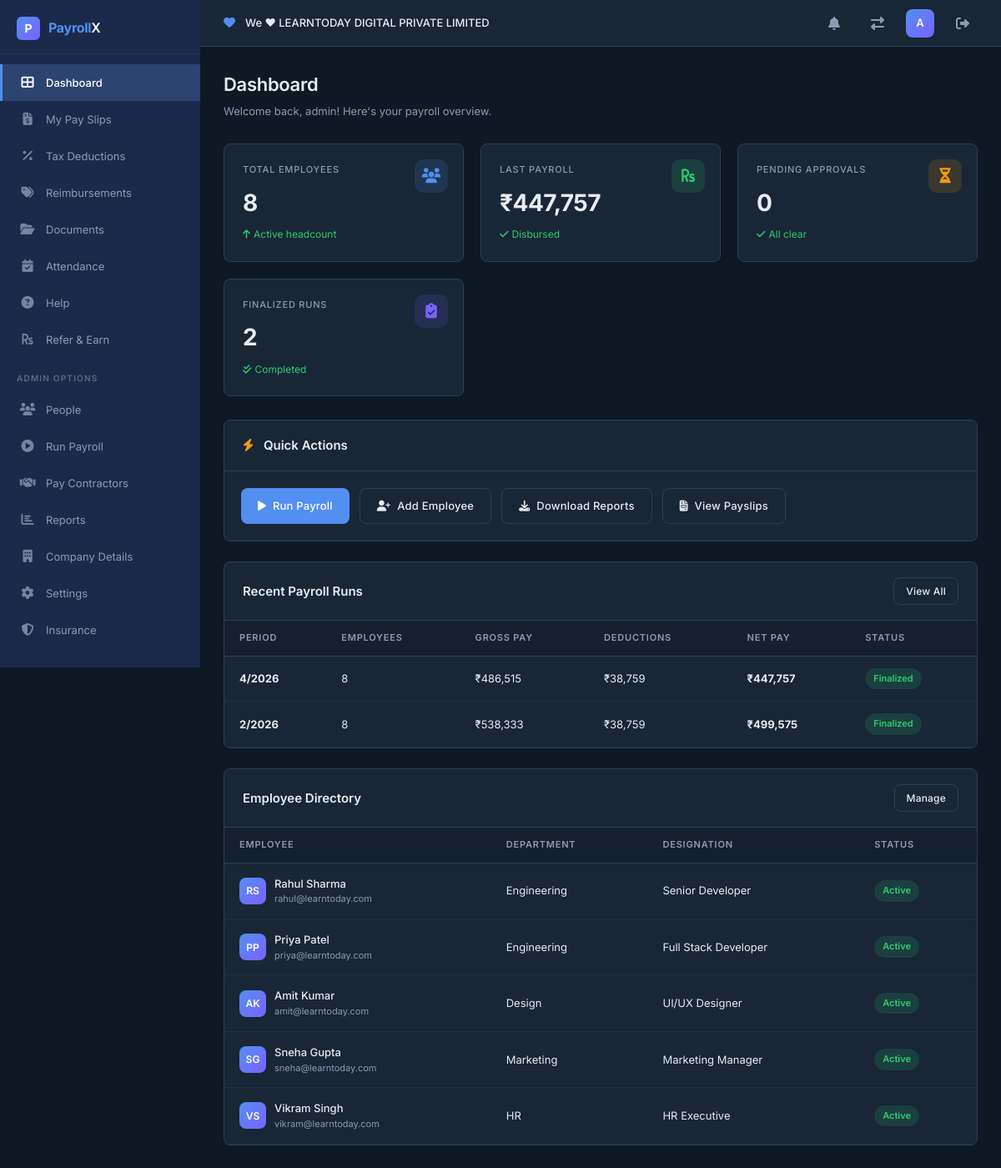
The app's page /dashboard (signed in) with its own data.
### src/models.py (models this page shows, shortened)
class Organization(db.Model):
    __tablename__ = 'organizations'
    org_id = db.Column(db.Integer, primary_key=True)
    name = db.Column(db.String(200), unique=True, nullable=False)
    created_at = db.Column(db.DateTime, default=datetime.utcnow)
    users = db.relationship('User', backref='organization', lazy=True)
    employees = db.relationship('Employee', backref='organization', lazy=True)
    payroll_runs = db.relationship('PayrollRun', backref='organization', lazy=True)

class User(UserMixin, db.Model):
    __tablename__ = 'users'
    id = db.Column(db.Integer, primary_key=True)
    username = db.Column(db.String(80), unique=True, nullable=False)
    email = db.Column(db.String(120), unique=True, nullable=False)
    password_hash = db.Column(db.String(256), nullable=False)
    role = db.Column(db.String(20), default='employee')  # employee, hr_admin, finance
    created_at = db.Column(db.DateTime, default=datetime.utcnow)
    org_id = db.Column(db.Integer, db.ForeignKey('organizations.org_id'), nullable=True)

class PayrollRun(db.Model):
    __tablename__ = 'payroll_runs'
    run_id = db.Column(db.Integer, primary_key=True)
    month = db.Column(db.Integer, nullable=False)
    year = db.Column(db.Integer, nullable=False)
    status = db.Column(db.String(20), default='draft')  # draft, pending, approved, finalized
    org_id = db.Column(db.Integer, db.ForeignKey('organizations.org_id'), nullable=True)
    created_by = db.Column(db.Integer, db.ForeignKey('users.id'))
    approver_id = db.Column(db.Integer, db.ForeignKey('users.id'), nullable=True)
    total_gross = db.Column(db.Float, default=0)
    total_deductions = db.Column(db.Float, default=0)
    total_net = db.Column(db.Float, default=0)
    employee_count = db.Column(db.Integer, default=0)
    created_at = db.Column(db.DateTime, default=datetime.utcnow)
    finalized_at = db.Column(db.DateTime, nullable=True)
    payslips = db.relationship('Payslip', backref='payroll_run', lazy=True)

class Employee(db.Model):
    __tablename__ = 'employees'
    emp_id = db.Column(db.Integer, primary_key=True)
    user_id = db.Column(db.Integer, db.ForeignKey('users.id'), nullable=True)
    first_name = db.Column(db.String(80), nullable=False)
    last_name = db.Column(db.String(80), nullable=False)
    email = db.Column(db.String(120), nullable=False)
    phone = db.Column(db.String(15))
    pan_number = db.Column(db.String(10))
    aadhaar_number = db.Column(db.String(12))
    bank_account = db.Column(db.String(20))
    bank_ifsc = db.Column(db.String(11))
    bank_name = db.Column(db.String(100))
    department = db.Column(db.String(80))
    designation = db.Column(db.String(80))
    date_of_joining = db.Column(db.Date, default=date.today)
    date_of_exit = db.Column(db.Date, nullable=True)
    status = db.Column(db.String(20), default='active')  # active, inactive, exited
    org_id = db.Column(db.Integer, db.ForeignKey('organizations.org_id'), nullable=True)
    created_at = db.Column(db.DateTime, default=datetime.utcnow)
    salary_structures = db.relationship('SalaryStructure', backref='employee', lazy=True)
    attendance_logs = db.relationship('AttendanceLog', backref='employee', lazy=True)
    payslips = db.relationship('Payslip', backref='employee', lazy=True)
    tax_declaration = db.relationship('TaxDeclaration', backref='employee', uselist=False)
    @property
    def full_name(self):
        return f"{self.first_name} {self.last_name}"

### src/app.py (the view)
@app.route('/dashboard')
@login_required
def dashboard():
    if current_user.role == 'employee':
        emp = get_employee_for_current_user()
        recent_slips = Payslip.query.filter_by(emp_id=emp.emp_id).order_by(Payslip.year.desc(), Payslip.month.desc()).limit(5).all() if emp else []
        return render_template('dashboard.html', employee=emp, recent_slips=recent_slips, role='employee')
    employees = Employee.query.filter_by(status='active', org_id=current_user.org_id).all()
    recent_runs = PayrollRun.query.filter_by(org_id=current_user.org_id).order_by(PayrollRun.created_at.desc()).limit(5).all()
    total_employees = len(employees)
    pending_runs = PayrollRun.query.filter_by(status='pending', org_id=current_user.org_id).count()
    finalized_runs = PayrollRun.query.filter_by(status='finalized', org_id=current_user.org_id).count()
    latest_run = PayrollRun.query.filter_by(status='finalized', org_id=current_user.org_id).order_by(PayrollRun.created_at.desc()).first()
    total_payroll = latest_run.total_net if latest_run else 0
    return render_template('dashboard.html',
                           total_employees=total_employees,
                           pending_runs=pending_runs,
                           finalized_runs=finalized_runs,
                           total_payroll=total_payroll,
                           recent_runs=recent_runs,
                           employees=employees, role='admin')

### src/app.py (called while the page is built)
@login_manager.user_loader
def load_user(user_id):
    return User.query.get(int(user_id))

@app.before_request
def initialize_database():
    global _db_initialized
    if not _db_initialized:
        db.create_all()
        seed_database()
        _db_initialized = True

### templates/dashboard.html (shortened to what this page needs)
{% extends "base.html" %}
{% block content %}
<div class="page-header">
    <h1>Dashboard</h1>
    <p>Welcome back, {{ current_user.username }}! Here's your payroll overview.</p>
</div>
{% if role != 'employee' %}
<div class="stats-grid">
    <div class="stat-card animate-in">
        <div class="stat-label">Total Employees</div>
        <div class="stat-value">{{ total_employees }}</div>
        <div class="stat-change positive"><i class="fas fa-arrow-up"></i> Active headcount</div>
        <div class="stat-icon blue"><i class="fas fa-users"></i></div>
    </div>
    <div class="stat-card animate-in">
        <div class="stat-label">Last Payroll</div>
        <div class="stat-value">₹{{ "{:,.0f}".format(total_payroll) }}</div>
        <div class="stat-change positive"><i class="fas fa-check"></i> Disbursed</div>
        <div class="stat-icon green"><i class="fas fa-rupee-sign"></i></div>
    </div>
    <div class="stat-card animate-in">
        <div class="stat-label">Pending Approvals</div>
        <div class="stat-value">{{ pending_runs }}</div>
        <div class="stat-change {% if pending_runs > 0 %}negative{% else %}positive{% endif %}">
            {% if pending_runs > 0 %}<i class="fas fa-clock"></i> Needs attention{% else %}<i class="fas fa-check"></i> All clear{% endif %}
        </div>
        <div class="stat-icon orange"><i class="fas fa-hourglass-half"></i></div>
    </div>
    <div class="stat-card animate-in">
        <div class="stat-label">Finalized Runs</div>
        <div class="stat-value">{{ finalized_runs }}</div>
        <div class="stat-change positive"><i class="fas fa-check-double"></i> Completed</div>
        <div class="stat-icon purple"><i class="fas fa-clipboard-check"></i></div>
    </div>
</div>
<div class="data-card animate-in">
    <div class="data-card-header">
        <h2><i class="fas fa-bolt" style="color:var(--warning);margin-right:8px;"></i> Quick Actions</h2>
    </div>
    <div style="padding: 20px; display: flex; gap: 12px; flex-wrap: wrap;">
        <a href="{{ url_for('run_payroll') }}" class="btn btn-primary"><i class="fas fa-play"></i> Run Payroll</a>
        <a href="{{ url_for('people') }}" class="btn btn-outline"><i class="fas fa-user-plus"></i> Add Employee</a>
        <a href="{{ url_for('reports') }}" class="btn btn-outline"><i class="fas fa-download"></i> Download Reports</a>
        <a href="{{ url_for('payslips') }}" class="btn btn-outline"><i class="fas fa-file-invoice"></i> View Payslips</a>
    </div>
</div>
<div class="data-card animate-in">
    <div class="data-card-header">
        <h2>Recent Payroll Runs</h2>
        <a href="{{ url_for('run_payroll') }}" class="btn btn-outline btn-sm">View All</a>
    </div>
    {% if recent_runs %}
    <table class="data-table">
        <thead>
            <tr>
                <th>Period</th>
                <th>Employees</th>
                <th>Gross Pay</th>
                <th>Deductions</th>
                <th>Net Pay</th>
                <th>Status</th>
            </tr>
        </thead>
        <tbody>
            {% for run in recent_runs %}
            <tr>
                <td><strong>{{ run.month }}/{{ run.year }}</strong></td>
                <td>{{ run.employee_count }}</td>
                <td>₹{{ "{:,.0f}".format(run.total_gross) }}</td>
                <td>₹{{ "{:,.0f}".format(run.total_deductions) }}</td>
                <td><strong>₹{{ "{:,.0f}".format(run.total_net) }}</strong></td>
                <td><span class="status-badge {{ run.status }}">{{ run.status }}</span></td>
            </tr>
            {% endfor %}
        </tbody>
    </table>
    {% else %}
    <div class="empty-state">
        <div class="empty-icon"><i class="fas fa-play-circle"></i></div>
        <h3>No Payroll Runs Yet</h3>
        <p>Run your first payroll to see results here.</p>
    </div>
    {% endif %}
</div>
<div class="data-card animate-in">
    <div class="data-card-header">
        <h2>Employee Directory</h2>
        <a href="{{ url_for('people') }}" class="btn btn-outline btn-sm">Manage</a>
    </div>
    {% if employees %}
    <table class="data-table">
        <thead>
            <tr>
                <th>Employee</th>
                <th>Department</th>
                <th>Designation</th>
                <th>Status</th>
            </tr>
        </thead>
        <tbody>
            {% for emp in employees[:5] %}
            <tr>
                <td>
                    <div class="emp-info">
                        <div class="emp-avatar">{{ emp.first_name[0] }}{{ emp.last_name[0] }}</div>
                        <div>
                            <div class="emp-name">{{ emp.full_name }}</div>
                            <div class="emp-email">{{ emp.email }}</div>
                        </div>
                    </div>
                </td>
                <td>{{ emp.department }}</td>
                <td>{{ emp.designation }}</td>
                <td><span class="status-badge {{ emp.status }}">{{ emp.status }}</span></td>
            </tr>
            {% endfor %}
        </tbody>
    </table>
    {% endif %}
</div>
{% endif %}
{% endblock %}

### templates/base.html (shortened to what this page needs)
<!DOCTYPE html>
<html lang="en">
<head>
    <link rel="stylesheet" href="{{ url_for('static', filename='css/style.css') }}">
    <link rel="stylesheet" href="https://cdnjs.cloudflare.com/ajax/libs/font-awesome/6.5.1/css/all.min.css">
</head>
<body>
    {% if current_user.is_authenticated %}
    <aside class="sidebar" id="sidebar">
        <div class="sidebar-logo">
            <div class="logo-icon">P</div>
            <div class="logo-text"><span>Payroll</span>X</div>
        </div>
        <nav class="sidebar-nav">
            <a href="{{ url_for('dashboard') }}" class="nav-item {% if request.endpoint == 'dashboard' %}active{% endif %}">
                <span class="nav-icon"><i class="fas fa-th-large"></i></span> Dashboard
            </a>
            <a href="{{ url_for('payslips') }}" class="nav-item {% if request.endpoint == 'payslips' %}active{% endif %}">
                <span class="nav-icon"><i class="fas fa-file-invoice-dollar"></i></span> My Pay Slips
            </a>
            <a href="{{ url_for('tax_deductions') }}" class="nav-item {% if request.endpoint == 'tax_deductions' %}active{% endif %}">
                <span class="nav-icon"><i class="fas fa-percentage"></i></span> Tax Deductions
            </a>
            <a href="{{ url_for('reimbursements') }}" class="nav-item {% if request.endpoint == 'reimbursements' %}active{% endif %}">
                <span class="nav-icon"><i class="fas fa-tags"></i></span> Reimbursements
            </a>
            <a href="{{ url_for('documents') }}" class="nav-item {% if request.endpoint == 'documents' %}active{% endif %}">
                <span class="nav-icon"><i class="fas fa-folder-open"></i></span> Documents
            </a>
            <a href="{{ url_for('attendance') }}" class="nav-item {% if request.endpoint == 'attendance' %}active{% endif %}">
                <span class="nav-icon"><i class="fas fa-calendar-check"></i></span> Attendance
            </a>
            <a href="{{ url_for('help_page') }}" class="nav-item {% if request.endpoint == 'help_page' %}active{% endif %}">
                <span class="nav-icon"><i class="fas fa-question-circle"></i></span> Help
            </a>
            <a href="{{ url_for('refer_earn') }}" class="nav-item {% if request.endpoint == 'refer_earn' %}active{% endif %}">
                <span class="nav-icon"><i class="fas fa-rupee-sign"></i></span> Refer & Earn
            </a>
            {% if current_user.role != 'employee' %}
            <div class="nav-section-label">Admin Options</div>
            <a href="{{ url_for('people') }}" class="nav-item {% if request.endpoint == 'people' %}active{% endif %}">
                <span class="nav-icon"><i class="fas fa-users"></i></span> People
            </a>
            <a href="{{ url_for('run_payroll') }}" class="nav-item {% if request.endpoint == 'run_payroll' %}active{% endif %}">
                <span class="nav-icon"><i class="fas fa-play-circle"></i></span> Run Payroll
            </a>
            <a href="{{ url_for('pay_contractors') }}" class="nav-item {% if request.endpoint == 'pay_contractors' %}active{% endif %}">
                <span class="nav-icon"><i class="fas fa-handshake"></i></span> Pay Contractors
            </a>
            <a href="{{ url_for('reports') }}" class="nav-item {% if request.endpoint == 'reports' %}active{% endif %}">
                <span class="nav-icon"><i class="fas fa-chart-bar"></i></span> Reports
            </a>
            <a href="{{ url_for('company_details') }}" class="nav-item {% if request.endpoint == 'company_details' %}active{% endif %}">
                <span class="nav-icon"><i class="fas fa-building"></i></span> Company Details
            </a>
            <a href="{{ url_for('settings') }}" class="nav-item {% if request.endpoint == 'settings' %}active{% endif %}">
                <span class="nav-icon"><i class="fas fa-cog"></i></span> Settings
            </a>
            <a href="{{ url_for('insurance') }}" class="nav-item {% if request.endpoint == 'insurance' %}active{% endif %}">
                <span class="nav-icon"><i class="fas fa-shield-alt"></i></span> Insurance
            </a>
            {% endif %}
        </nav>
    </aside>
    <header class="top-bar">
        <div class="top-bar-left">
            <span class="org-heart"><i class="fas fa-heart"></i></span>
            <span class="org-name">We ♥ {{ current_user.organization.name if current_user.organization else 'My Organization' }}</span>
        </div>
        <div class="top-bar-right">
            <div class="notification-bell"><i class="fas fa-bell"></i></div>
            <a href="{{ url_for('choose_organization') }}" class="notification-bell"><i class="fas fa-exchange-alt"></i></a>
            <div class="profile-avatar" title="{{ current_user.username }}">
                {{ current_user.username[0]|upper }}
            </div>
            <a href="{{ url_for('logout') }}" class="notification-bell" title="Logout"><i class="fas fa-sign-out-alt"></i></a>
        </div>
    </header>
    <main class="main-content">
        {% block content %}{% endblock %}
    </main>
    {% else %}
        {% block public_content %}{% endblock %}
    {% endif %}
</body>
</html>

### records on screen
Organization: organization "LEARNTODAY DIGITAL PRIVATE LIMITED"
User: username "A", username "admin"
PayrollRun: total_net "447,757", month "4", year "2026", employee_count "8", total_gross "486,515", total_deductions "38,759", status "Finalized"
PayrollRun: month "2", year "2026", employee_count "8", total_gross "538,333", total_deductions "38,759", total_net "499,575", status "Finalized"
Employee: first_name "R", last_name "S", full_name "Rahul Sharma", email "rahul@learntoday.com", department "Engineering", designation "Senior Developer", status "Active"
Employee: first_name "P", last_name "P", full_name "Priya Patel", email "priya@learntoday.com", department "Engineering", designation "Full Stack Developer", status "Active"
Employee: first_name "A", last_name "K", full_name "Amit Kumar", email "amit@learntoday.com", department "Design", designation "UI/UX Designer", status "Active"
Employee: first_name "S", last_name "G", full_name "Sneha Gupta", email "sneha@learntoday.com", department "Marketing", designation "Marketing Manager", status "Active"
Employee: first_name "V", last_name "S", full_name "Vikram Singh", email "vikram@learntoday.com", department "HR", designation "HR Executive", status "Active"

### other values on screen
{{ total_employees }} "8"
{{ pending_runs }} "0"
{{ finalized_runs }} "2"
